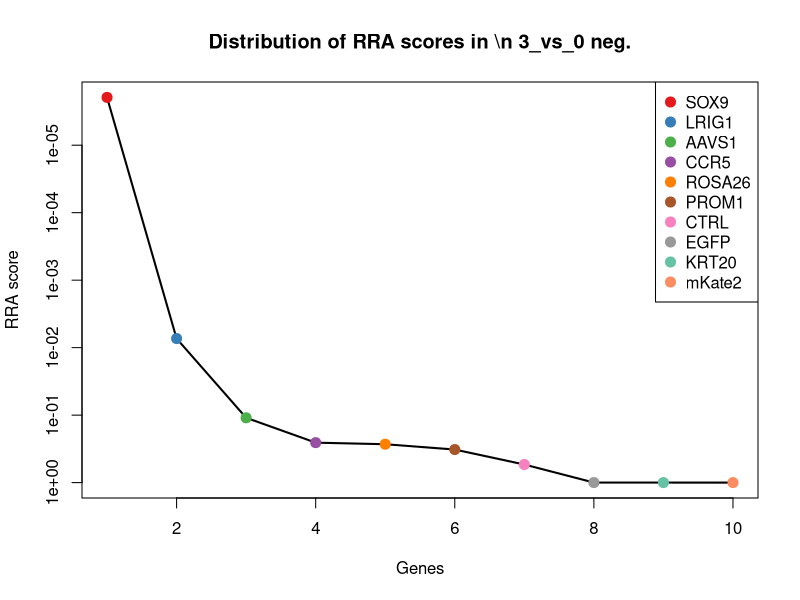
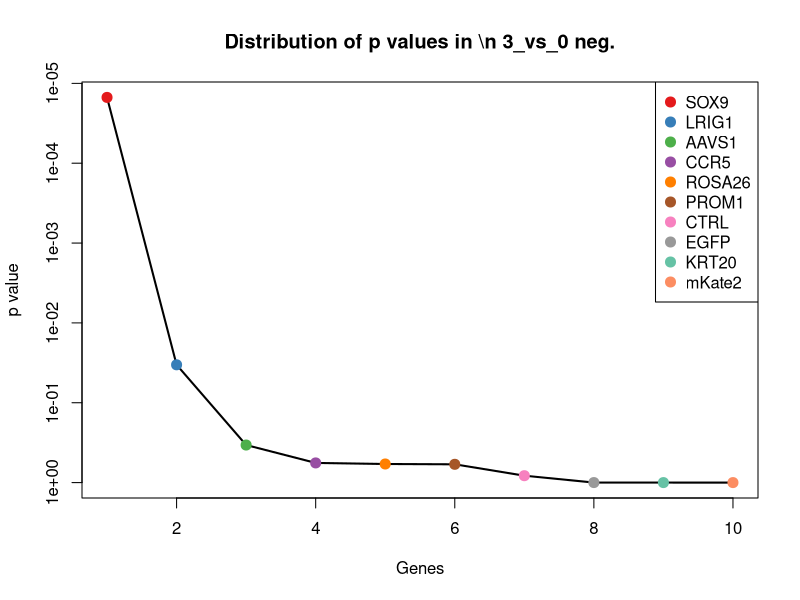
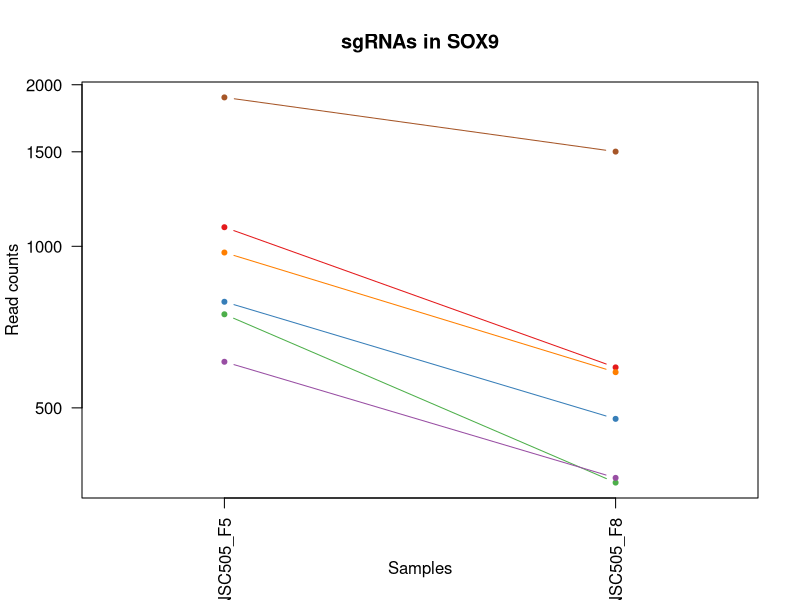
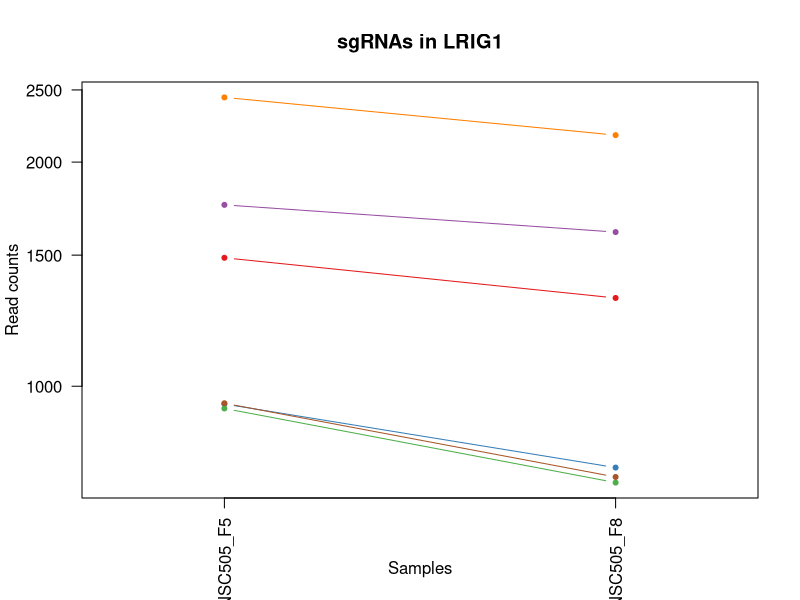
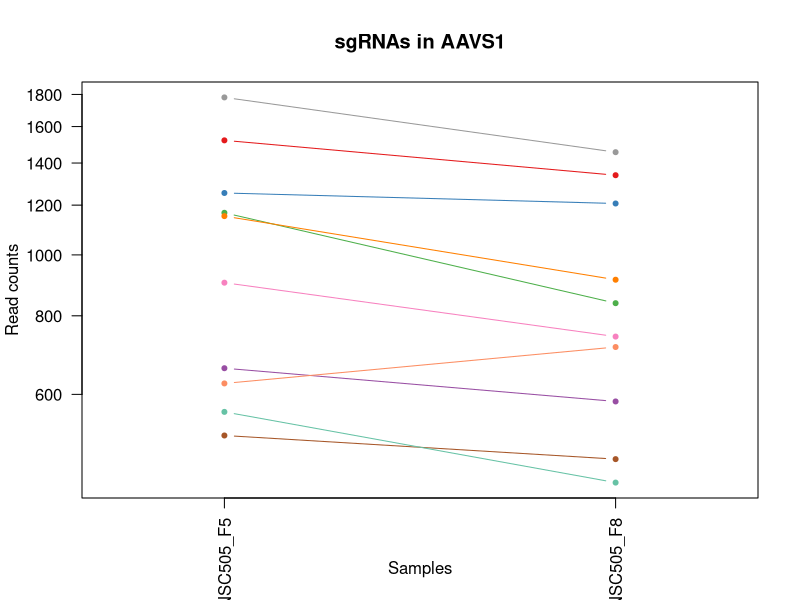
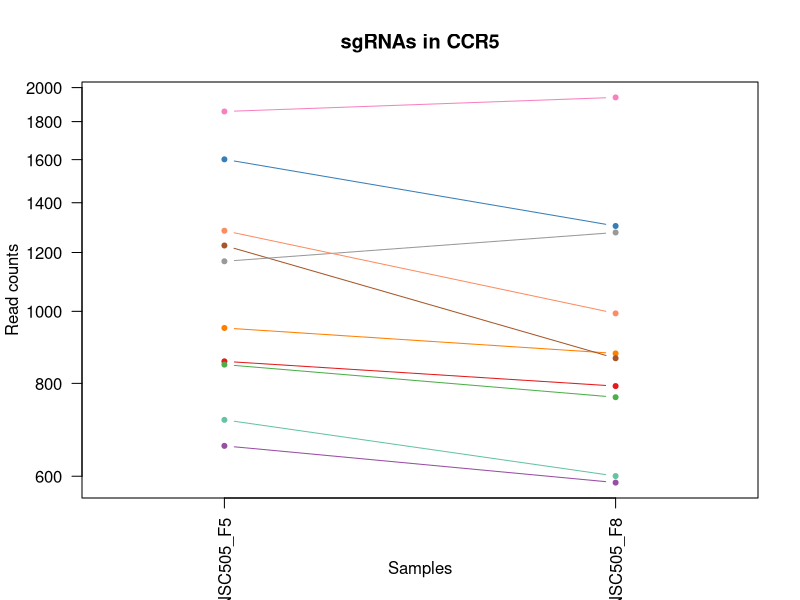
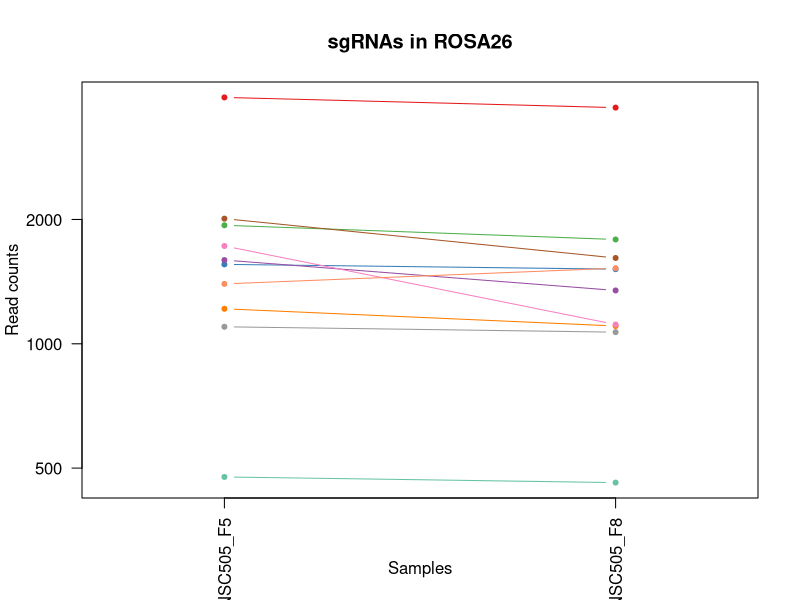
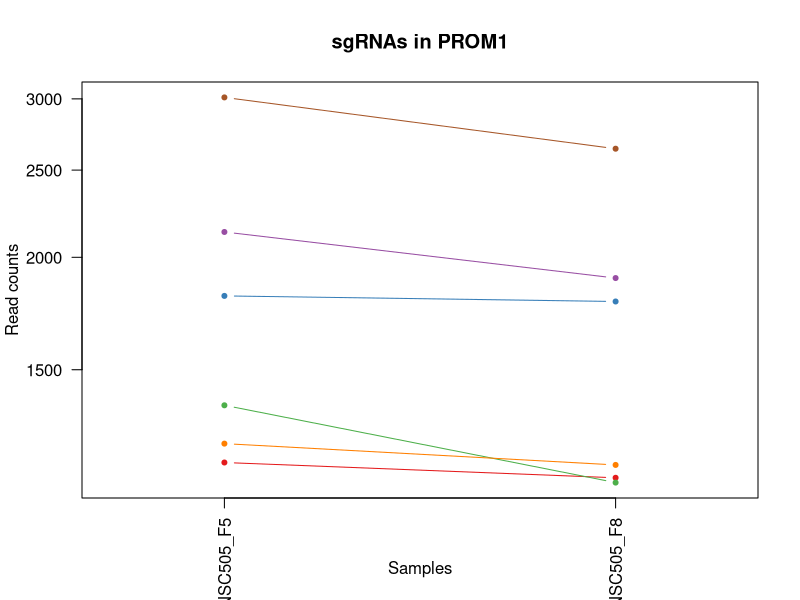

Source code (R) for these figures, in order: (Note: this script raises an error after producing the figures.)
pdf(file='S5B_c0_t3.pdf',width=4.5,height=4.5);
gstable=read.table('S5B_c0_t3.gene_summary.txt',header=T)
# 
#
# parameters
# Do not modify the variables beginning with "__"

# gstablename='__GENE_SUMMARY_FILE__'
startindex=3
# outputfile='__OUTPUT_FILE__'
targetgenelist=c("SOX9","LRIG1","AAVS1","CCR5","ROSA26","PROM1","CTRL","EGFP","KRT20","mKate2")
# samplelabel=sub('.\\w+.\\w+$','',colnames(gstable)[startindex]);
samplelabel='3_vs_0 neg.'


# You need to write some codes in front of this code:
# gstable=read.table(gstablename,header=T)
# pdf(file=outputfile,width=6,height=6)


# set up color using RColorBrewer
#library(RColorBrewer)
#colors <- brewer.pal(length(targetgenelist), "Set1")

colors=c( "#E41A1C", "#377EB8", "#4DAF4A", "#984EA3", "#FF7F00",  "#A65628", "#F781BF",
          "#999999", "#66C2A5", "#FC8D62", "#8DA0CB", "#E78AC3", "#A6D854", "#FFD92F", "#E5C494", "#B3B3B3", 
          "#8DD3C7", "#FFFFB3", "#BEBADA", "#FB8072", "#80B1D3", "#FDB462", "#B3DE69", "#FCCDE5",
          "#D9D9D9", "#BC80BD", "#CCEBC5", "#FFED6F")

######
# function definition

plotrankedvalues<-function(val, tglist, ...){
  
  plot(val,log='y',ylim=c(max(val),min(val)),type='l',lwd=2, ...)
  if(length(tglist)>0){
    for(i in 1:length(tglist)){
      targetgene=tglist[i];
      tx=which(names(val)==targetgene);ty=val[targetgene];
      points(tx,ty,col=colors[(i %% length(colors)) ],cex=2,pch=20)
      # text(tx+50,ty,targetgene,col=colors[i])
    }
    legend('topright',tglist,pch=20,pt.cex = 2,cex=1,col=colors)
  }
}



plotrandvalues<-function(val,targetgenelist, ...){
  # choose the one with the best distance distribution
  
  mindiffvalue=0;
  randval=val;
  for(i in 1:20){
    randval0=sample(val)
    vindex=sort(which(names(randval0) %in% targetgenelist))
    if(max(vindex)>0.9*length(val)){
      # print('pass...')
      next;
    }
    mindiffind=min(diff(vindex));
    if (mindiffind > mindiffvalue){
      mindiffvalue=mindiffind;
      randval=randval0;
      # print(paste('Diff: ',mindiffvalue))
    }
  }
  plot(randval,log='y',ylim=c(max(randval),min(randval)),pch=20,col='grey', ...)
  
  if(length(targetgenelist)>0){
    for(i in 1:length(targetgenelist)){
      targetgene=targetgenelist[i];
      tx=which(names(randval)==targetgene);ty=randval[targetgene];
      points(tx,ty,col=colors[(i %% length(colors)) ],cex=2,pch=20)
      text(tx+50,ty,targetgene,col=colors[i])
    }
  }
  
}




# set.seed(1235)



pvec=gstable[,startindex]
names(pvec)=gstable[,'id']
pvec=sort(pvec);

plotrankedvalues(pvec,targetgenelist,xlab='Genes',ylab='RRA score',main=paste('Distribution of RRA scores in \\n',samplelabel))

# plotrandvalues(pvec,targetgenelist,xlab='Genes',ylab='RRA score',main=paste('Distribution of RRA scores in \\n',samplelabel))


pvec=gstable[,startindex+1]
names(pvec)=gstable[,'id']
pvec=sort(pvec);

plotrankedvalues(pvec,targetgenelist,xlab='Genes',ylab='p value',main=paste('Distribution of p values in \\n',samplelabel))

# plotrandvalues(pvec,targetgenelist,xlab='Genes',ylab='p value',main=paste('Distribution of p values in \\n',samplelabel))



# you need to write after this code:
# dev.off()






# parameters
# Do not modify the variables beginning with "__"
targetmat=list(c(1084.3463757904406,593.8102033807761),c(787.2354688238598,475.97599114740336),c(746.0303065438231,361.85309268516045),c(608.3183168184372,369.27572022742015),c(972.6586990840252,581.7484336246041),c(1893.2687721301093,1500.2985919792422))
targetgene="SOX9"
collabel=c("S37_MNSC505_F5","S40_MNSC505_F8")

# set up color using RColorBrewer
#library(RColorBrewer)
#colors <- brewer.pal(length(targetgenelist), "Set1")

colors=c( "#E41A1C", "#377EB8", "#4DAF4A", "#984EA3", "#FF7F00",  "#A65628", "#F781BF",
          "#999999", "#66C2A5", "#FC8D62", "#8DA0CB", "#E78AC3", "#A6D854", "#FFD92F", "#E5C494", "#B3B3B3", 
          "#8DD3C7", "#FFFFB3", "#BEBADA", "#FB8072", "#80B1D3", "#FDB462", "#B3DE69", "#FCCDE5",
          "#D9D9D9", "#BC80BD", "#CCEBC5", "#FFED6F")


## code

targetmatvec=unlist(targetmat)+1
yrange=range(targetmatvec[targetmatvec>0]);
# yrange[1]=1; # set the minimum value to 1
for(i in 1:length(targetmat)){
  vali=targetmat[[i]]+1;
  if(i==1){
    plot(1:length(vali),vali,type='b',las=1,pch=20,main=paste('sgRNAs in',targetgene),ylab='Read counts',xlab='Samples',xlim=c(0.7,length(vali)+0.3),ylim = yrange,col=colors[(i %% length(colors))],xaxt='n',log='y')
    axis(1,at=1:length(vali),labels=(collabel),las=2)
    # lines(0:100,rep(1,101),col='black');
  }else{
    lines(1:length(vali),vali,type='b',pch=20,col=colors[(i %% length(colors))])
  }
}




# parameters
# Do not modify the variables beginning with "__"
targetmat=list(c(1486.638881208694,1312.8772465371846),c(945.5500396892642,776.5924066089212),c(932.5378831797789,741.3349257831877),c(1751.2193969015616,1609.7823482275728),c(2441.948038280072,2172.9742129965275),c(947.7187324408451,754.3245239821422))
targetgene="LRIG1"
collabel=c("S37_MNSC505_F5","S40_MNSC505_F8")

# set up color using RColorBrewer
#library(RColorBrewer)
#colors <- brewer.pal(length(targetgenelist), "Set1")

colors=c( "#E41A1C", "#377EB8", "#4DAF4A", "#984EA3", "#FF7F00",  "#A65628", "#F781BF",
          "#999999", "#66C2A5", "#FC8D62", "#8DA0CB", "#E78AC3", "#A6D854", "#FFD92F", "#E5C494", "#B3B3B3", 
          "#8DD3C7", "#FFFFB3", "#BEBADA", "#FB8072", "#80B1D3", "#FDB462", "#B3DE69", "#FCCDE5",
          "#D9D9D9", "#BC80BD", "#CCEBC5", "#FFED6F")


## code

targetmatvec=unlist(targetmat)+1
yrange=range(targetmatvec[targetmatvec>0]);
# yrange[1]=1; # set the minimum value to 1
for(i in 1:length(targetmat)){
  vali=targetmat[[i]]+1;
  if(i==1){
    plot(1:length(vali),vali,type='b',las=1,pch=20,main=paste('sgRNAs in',targetgene),ylab='Read counts',xlab='Samples',xlim=c(0.7,length(vali)+0.3),ylim = yrange,col=colors[(i %% length(colors))],xaxt='n',log='y')
    axis(1,at=1:length(vali),labels=(collabel),las=2)
    # lines(0:100,rep(1,101),col='black');
  }else{
    lines(1:length(vali),vali,type='b',pch=20,col=colors[(i %% length(colors))])
  }
}




# parameters
# Do not modify the variables beginning with "__"
targetmat=list(c(1520.2536188581978,1337.9286144923112),c(1253.5044104137494,1206.1769756172014),c(1165.6723539747236,836.9012553897813),c(659.2825964805879,583.604090510169),c(1151.575851089448,912.0553592551609),c(515.0645285004592,472.2646773762735),c(902.1761846576466,740.4070973404052),c(1779.4124026721129,1455.762826725684),c(561.6914226594482,433.2958827794101),c(623.4991660795033,712.5722440569314))
targetgene="AAVS1"
collabel=c("S37_MNSC505_F5","S40_MNSC505_F8")

# set up color using RColorBrewer
#library(RColorBrewer)
#colors <- brewer.pal(length(targetgenelist), "Set1")

colors=c( "#E41A1C", "#377EB8", "#4DAF4A", "#984EA3", "#FF7F00",  "#A65628", "#F781BF",
          "#999999", "#66C2A5", "#FC8D62", "#8DA0CB", "#E78AC3", "#A6D854", "#FFD92F", "#E5C494", "#B3B3B3", 
          "#8DD3C7", "#FFFFB3", "#BEBADA", "#FB8072", "#80B1D3", "#FDB462", "#B3DE69", "#FCCDE5",
          "#D9D9D9", "#BC80BD", "#CCEBC5", "#FFED6F")


## code

targetmatvec=unlist(targetmat)+1
yrange=range(targetmatvec[targetmatvec>0]);
# yrange[1]=1; # set the minimum value to 1
for(i in 1:length(targetmat)){
  vali=targetmat[[i]]+1;
  if(i==1){
    plot(1:length(vali),vali,type='b',las=1,pch=20,main=paste('sgRNAs in',targetgene),ylab='Read counts',xlab='Samples',xlim=c(0.7,length(vali)+0.3),ylim = yrange,col=colors[(i %% length(colors))],xaxt='n',log='y')
    axis(1,at=1:length(vali),labels=(collabel),las=2)
    # lines(0:100,rep(1,101),col='black');
  }else{
    lines(1:length(vali),vali,type='b',pch=20,col=colors[(i %% length(colors))])
  }
}




# parameters
# Do not modify the variables beginning with "__"
targetmat=list(c(855.5492904986576,792.3654901362231),c(1600.4952506666903,1301.7433052237952),c(846.8745194923341,765.4584652955317),c(658.1982501047975,587.3154042812989),c(948.8030788166355,876.7978784294272),c(1225.3114046431979,863.8082802304727),c(1856.4009953532343,1939.161445415347),c(1166.7567003505142,1275.7641088258863),c(713.4999152701099,599.3771740374709),c(1282.7817625600912,992.7764337772351))
targetgene="CCR5"
collabel=c("S37_MNSC505_F5","S40_MNSC505_F8")

# set up color using RColorBrewer
#library(RColorBrewer)
#colors <- brewer.pal(length(targetgenelist), "Set1")

colors=c( "#E41A1C", "#377EB8", "#4DAF4A", "#984EA3", "#FF7F00",  "#A65628", "#F781BF",
          "#999999", "#66C2A5", "#FC8D62", "#8DA0CB", "#E78AC3", "#A6D854", "#FFD92F", "#E5C494", "#B3B3B3", 
          "#8DD3C7", "#FFFFB3", "#BEBADA", "#FB8072", "#80B1D3", "#FDB462", "#B3DE69", "#FCCDE5",
          "#D9D9D9", "#BC80BD", "#CCEBC5", "#FFED6F")


## code

targetmatvec=unlist(targetmat)+1
yrange=range(targetmatvec[targetmatvec>0]);
# yrange[1]=1; # set the minimum value to 1
for(i in 1:length(targetmat)){
  vali=targetmat[[i]]+1;
  if(i==1){
    plot(1:length(vali),vali,type='b',las=1,pch=20,main=paste('sgRNAs in',targetgene),ylab='Read counts',xlab='Samples',xlim=c(0.7,length(vali)+0.3),ylim = yrange,col=colors[(i %% length(colors))],xaxt='n',log='y')
    axis(1,at=1:length(vali),labels=(collabel),las=2)
    # lines(0:100,rep(1,101),col='black');
  }else{
    lines(1:length(vali),vali,type='b',pch=20,col=colors[(i %% length(colors))])
  }
}




# parameters
# Do not modify the variables beginning with "__"
targetmat=list(c(3949.1895006287846,3730.798168428282),c(1556.0370492592822,1515.1438470637615),c(1935.5582807859364,1787.9254092418055),c(1593.9891724119477,1345.351242034571),c(1214.4679408852935,1103.1880184683482),c(2008.209487963896,1612.56583355592),c(1724.1107375068004,1112.4663028961727),c(1098.4428786757162,1066.0748807570496),c(474.94371259621295,460.2029076201015),c(1395.553785642297,1523.4943030488037))
targetgene="ROSA26"
collabel=c("S37_MNSC505_F5","S40_MNSC505_F8")

# set up color using RColorBrewer
#library(RColorBrewer)
#colors <- brewer.pal(length(targetgenelist), "Set1")

colors=c( "#E41A1C", "#377EB8", "#4DAF4A", "#984EA3", "#FF7F00",  "#A65628", "#F781BF",
          "#999999", "#66C2A5", "#FC8D62", "#8DA0CB", "#E78AC3", "#A6D854", "#FFD92F", "#E5C494", "#B3B3B3", 
          "#8DD3C7", "#FFFFB3", "#BEBADA", "#FB8072", "#80B1D3", "#FDB462", "#B3DE69", "#FCCDE5",
          "#D9D9D9", "#BC80BD", "#CCEBC5", "#FFED6F")


## code

targetmatvec=unlist(targetmat)+1
yrange=range(targetmatvec[targetmatvec>0]);
# yrange[1]=1; # set the minimum value to 1
for(i in 1:length(targetmat)){
  vali=targetmat[[i]]+1;
  if(i==1){
    plot(1:length(vali),vali,type='b',las=1,pch=20,main=paste('sgRNAs in',targetgene),ylab='Read counts',xlab='Samples',xlim=c(0.7,length(vali)+0.3),ylim = yrange,col=colors[(i %% length(colors))],xaxt='n',log='y')
    axis(1,at=1:length(vali),labels=(collabel),las=2)
    # lines(0:100,rep(1,101),col='black');
  }else{
    lines(1:length(vali),vali,type='b',pch=20,col=colors[(i %% length(colors))])
  }
}




# parameters
# Do not modify the variables beginning with "__"
targetmat=list(c(1181.9375496115802,1136.5898424085167),c(1810.8584475700357,1785.1419239134582),c(1368.445126247536,1122.6724157667797),c(2132.9093211797967,1895.5535086045713),c(1240.492253904264,1174.6308085625978),c(3010.145539194263,2639.6719197161065))
targetgene="PROM1"
collabel=c("S37_MNSC505_F5","S40_MNSC505_F8")

# set up color using RColorBrewer
#library(RColorBrewer)
#colors <- brewer.pal(length(targetgenelist), "Set1")

colors=c( "#E41A1C", "#377EB8", "#4DAF4A", "#984EA3", "#FF7F00",  "#A65628", "#F781BF",
          "#999999", "#66C2A5", "#FC8D62", "#8DA0CB", "#E78AC3", "#A6D854", "#FFD92F", "#E5C494", "#B3B3B3", 
          "#8DD3C7", "#FFFFB3", "#BEBADA", "#FB8072", "#80B1D3", "#FDB462", "#B3DE69", "#FCCDE5",
          "#D9D9D9", "#BC80BD", "#CCEBC5", "#FFED6F")


## code

targetmatvec=unlist(targetmat)+1
yrange=range(targetmatvec[targetmatvec>0]);
# yrange[1]=1; # set the minimum value to 1
for(i in 1:length(targetmat)){
  vali=targetmat[[i]]+1;
  if(i==1){
    plot(1:length(vali),vali,type='b',las=1,pch=20,main=paste('sgRNAs in',targetgene),ylab='Read counts',xlab='Samples',xlim=c(0.7,length(vali)+0.3),ylim = yrange,col=colors[(i %% length(colors))],xaxt='n',log='y')
    axis(1,at=1:length(vali),labels=(collabel),las=2)
    # lines(0:100,rep(1,101),col='black');
  }else{
    lines(1:length(vali),vali,type='b',pch=20,col=colors[(i %% length(colors))])
  }
}




# parameters
# Do not modify the variables beginning with "__"
targetmat=list(c(1110.3706888094111,1075.3531651848743),c(1038.8038280072421,977.9311786927157),c(3470.9927489052,3237.193436868012),c(674.463445741654,522.3674132865265),c(1211.2149017579222,1044.734826573053),c(2287.9708529178297,1932.6666463158697),c(1217.7209800126648,1239.57879955737),c(1200.3714380000176,1097.6210478116534),c(1090.8524540451833,1059.5800816575725),c(1938.8113199133077,1886.2752241767466))
targetgene="CTRL"
collabel=c("S37_MNSC505_F5","S40_MNSC505_F8")

# set up color using RColorBrewer
#library(RColorBrewer)
#colors <- brewer.pal(length(targetgenelist), "Set1")

colors=c( "#E41A1C", "#377EB8", "#4DAF4A", "#984EA3", "#FF7F00",  "#A65628", "#F781BF",
          "#999999", "#66C2A5", "#FC8D62", "#8DA0CB", "#E78AC3", "#A6D854", "#FFD92F", "#E5C494", "#B3B3B3", 
          "#8DD3C7", "#FFFFB3", "#BEBADA", "#FB8072", "#80B1D3", "#FDB462", "#B3DE69", "#FCCDE5",
          "#D9D9D9", "#BC80BD", "#CCEBC5", "#FFED6F")


## code

targetmatvec=unlist(targetmat)+1
yrange=range(targetmatvec[targetmatvec>0]);
# yrange[1]=1; # set the minimum value to 1
for(i in 1:length(targetmat)){
  vali=targetmat[[i]]+1;
  if(i==1){
    plot(1:length(vali),vali,type='b',las=1,pch=20,main=paste('sgRNAs in',targetgene),ylab='Read counts',xlab='Samples',xlim=c(0.7,length(vali)+0.3),ylim = yrange,col=colors[(i %% length(colors))],xaxt='n',log='y')
    axis(1,at=1:length(vali),labels=(collabel),las=2)
    # lines(0:100,rep(1,101),col='black');
  }else{
    lines(1:length(vali),vali,type='b',pch=20,col=colors[(i %% length(colors))])
  }
}




# parameters
# Do not modify the variables beginning with "__"
targetmat=list(c(1400.9755175212492,1436.2784294272521),c(1661.2186477109549,1721.1217613614683),c(782.8980833206981,1072.5696798565268),c(866.3927542565621,874.0143931010798),c(1558.205742010863,1584.7309802724462),c(1661.2186477109549,1780.502781699546))
targetgene="EGFP"
collabel=c("S37_MNSC505_F5","S40_MNSC505_F8")

# set up color using RColorBrewer
#library(RColorBrewer)
#colors <- brewer.pal(length(targetgenelist), "Set1")

colors=c( "#E41A1C", "#377EB8", "#4DAF4A", "#984EA3", "#FF7F00",  "#A65628", "#F781BF",
          "#999999", "#66C2A5", "#FC8D62", "#8DA0CB", "#E78AC3", "#A6D854", "#FFD92F", "#E5C494", "#B3B3B3", 
          "#8DD3C7", "#FFFFB3", "#BEBADA", "#FB8072", "#80B1D3", "#FDB462", "#B3DE69", "#FCCDE5",
          "#D9D9D9", "#BC80BD", "#CCEBC5", "#FFED6F")


## code

targetmatvec=unlist(targetmat)+1
yrange=range(targetmatvec[targetmatvec>0]);
# yrange[1]=1; # set the minimum value to 1
for(i in 1:length(targetmat)){
  vali=targetmat[[i]]+1;
  if(i==1){
    plot(1:length(vali),vali,type='b',las=1,pch=20,main=paste('sgRNAs in',targetgene),ylab='Read counts',xlab='Samples',xlim=c(0.7,length(vali)+0.3),ylim = yrange,col=colors[(i %% length(colors))],xaxt='n',log='y')
    axis(1,at=1:length(vali),labels=(collabel),las=2)
    # lines(0:100,rep(1,101),col='black');
  }else{
    lines(1:length(vali),vali,type='b',pch=20,col=colors[(i %% length(colors))])
  }
}




# parameters
# Do not modify the variables beginning with "__"
targetmat=list(c(2908.2169798699615,3458.944434693021),c(3890.634796336101,4872.954981493494),c(3289.9069041481966,4136.259197924219),c(1500.7353840939697,1963.284984927691),c(4748.352779586339,6453.974647994811),c(2490.743625190642,2710.1868813675733))
targetgene="KRT20"
collabel=c("S37_MNSC505_F5","S40_MNSC505_F8")

# set up color using RColorBrewer
#library(RColorBrewer)
#colors <- brewer.pal(length(targetgenelist), "Set1")

colors=c( "#E41A1C", "#377EB8", "#4DAF4A", "#984EA3", "#FF7F00",  "#A65628", "#F781BF",
          "#999999", "#66C2A5", "#FC8D62", "#8DA0CB", "#E78AC3", "#A6D854", "#FFD92F", "#E5C494", "#B3B3B3", 
          "#8DD3C7", "#FFFFB3", "#BEBADA", "#FB8072", "#80B1D3", "#FDB462", "#B3DE69", "#FCCDE5",
          "#D9D9D9", "#BC80BD", "#CCEBC5", "#FFED6F")


## code

targetmatvec=unlist(targetmat)+1
yrange=range(targetmatvec[targetmatvec>0]);
# yrange[1]=1; # set the minimum value to 1
for(i in 1:length(targetmat)){
  vali=targetmat[[i]]+1;
  if(i==1){
    plot(1:length(vali),vali,type='b',las=1,pch=20,main=paste('sgRNAs in',targetgene),ylab='Read counts',xlab='Samples',xlim=c(0.7,length(vali)+0.3),ylim = yrange,col=colors[(i %% length(colors))],xaxt='n',log='y')
    axis(1,at=1:length(vali),labels=(collabel),las=2)
    # lines(0:100,rep(1,101),col='black');
  }else{
    lines(1:length(vali),vali,type='b',pch=20,col=colors[(i %% length(colors))])
  }
}




# parameters
# Do not modify the variables beginning with "__"
targetmat=list(c(2315.079512312591,3260.389147937574),c(2977.61514792055,3892.240317472431),c(2645.805156928675,3453.3774640363263),c(1634.109988316194,2033.7999465791581),c(2297.7299702999435,2696.2694547258366),c(4127.022306258416,5155.942656542145))
targetgene="mKate2"
collabel=c("S37_MNSC505_F5","S40_MNSC505_F8")

# set up color using RColorBrewer
#library(RColorBrewer)
#colors <- brewer.pal(length(targetgenelist), "Set1")

colors=c( "#E41A1C", "#377EB8", "#4DAF4A", "#984EA3", "#FF7F00",  "#A65628", "#F781BF",
          "#999999", "#66C2A5", "#FC8D62", "#8DA0CB", "#E78AC3", "#A6D854", "#FFD92F", "#E5C494", "#B3B3B3", 
          "#8DD3C7", "#FFFFB3", "#BEBADA", "#FB8072", "#80B1D3", "#FDB462", "#B3DE69", "#FCCDE5",
          "#D9D9D9", "#BC80BD", "#CCEBC5", "#FFED6F")


## code

targetmatvec=unlist(targetmat)+1
yrange=range(targetmatvec[targetmatvec>0]);
# yrange[1]=1; # set the minimum value to 1
for(i in 1:length(targetmat)){
  vali=targetmat[[i]]+1;
  if(i==1){
    plot(1:length(vali),vali,type='b',las=1,pch=20,main=paste('sgRNAs in',targetgene),ylab='Read counts',xlab='Samples',xlim=c(0.7,length(vali)+0.3),ylim = yrange,col=colors[(i %% length(colors))],xaxt='n',log='y')
    axis(1,at=1:length(vali),labels=(collabel),las=2)
    # lines(0:100,rep(1,101),col='black');
  }else{
    lines(1:length(vali),vali,type='b',pch=20,col=colors[(i %% length(colors))])
  }
}



# 
#
# parameters
# Do not modify the variables beginning with "__"

# gstablename='__GENE_SUMMARY_FILE__'
startindex=9
# outputfile='__OUTPUT_FILE__'
targetgenelist=c("EGFP","mKate2","KRT20","AAVS1","CCR5","ROSA26","PROM1","CTRL","LRIG1","SOX9")
# samplelabel=sub('.\\w+.\\w+$','',colnames(gstable)[startindex]);
samplelabel='3_vs_0 pos.'


# You need to write some codes in front of this code:
# gstable=read.table(gstablename,header=T)
# pdf(file=outputfile,width=6,height=6)


# set up color using RColorBrewer
#library(RColorBrewer)
#colors <- brewer.pal(length(targetgenelist), "Set1")

colors=c( "#E41A1C", "#377EB8", "#4DAF4A", "#984EA3", "#FF7F00",  "#A65628", "#F781BF",
          "#999999", "#66C2A5", "#FC8D62", "#8DA0CB", "#E78AC3", "#A6D854", "#FFD92F", "#E5C494", "#B3B3B3", 
          "#8DD3C7", "#FFFFB3", "#BEBADA", "#FB8072", "#80B1D3", "#FDB462", "#B3DE69", "#FCCDE5",
          "#D9D9D9", "#BC80BD", "#CCEBC5", "#FFED6F")

######
# function definition

plotrankedvalues<-function(val, tglist, ...){
  
  plot(val,log='y',ylim=c(max(val),min(val)),type='l',lwd=2, ...)
  if(length(tglist)>0){
    for(i in 1:length(tglist)){
      targetgene=tglist[i];
      tx=which(names(val)==targetgene);ty=val[targetgene];
      points(tx,ty,col=colors[(i %% length(colors)) ],cex=2,pch=20)
      # text(tx+50,ty,targetgene,col=colors[i])
    }
    legend('topright',tglist,pch=20,pt.cex = 2,cex=1,col=colors)
  }
}



plotrandvalues<-function(val,targetgenelist, ...){
  # choose the one with the best distance distribution
  
  mindiffvalue=0;
  randval=val;
  for(i in 1:20){
    randval0=sample(val)
    vindex=sort(which(names(randval0) %in% targetgenelist))
    if(max(vindex)>0.9*length(val)){
      # print('pass...')
      next;
    }
    mindiffind=min(diff(vindex));
    if (mindiffind > mindiffvalue){
      mindiffvalue=mindiffind;
      randval=randval0;
      # print(paste('Diff: ',mindiffvalue))
    }
  }
  plot(randval,log='y',ylim=c(max(randval),min(randval)),pch=20,col='grey', ...)
  
  if(length(targetgenelist)>0){
    for(i in 1:length(targetgenelist)){
      targetgene=targetgenelist[i];
      tx=which(names(randval)==targetgene);ty=randval[targetgene];
      points(tx,ty,col=colors[(i %% length(colors)) ],cex=2,pch=20)
      text(tx+50,ty,targetgene,col=colors[i])
    }
  }
  
}




# set.seed(1235)



pvec=gstable[,startindex]
names(pvec)=gstable[,'id']
pvec=sort(pvec);

plotrankedvalues(pvec,targetgenelist,xlab='Genes',ylab='RRA score',main=paste('Distribution of RRA scores in \\n',samplelabel))

# plotrandvalues(pvec,targetgenelist,xlab='Genes',ylab='RRA score',main=paste('Distribution of RRA scores in \\n',samplelabel))


pvec=gstable[,startindex+1]
names(pvec)=gstable[,'id']
pvec=sort(pvec);

plotrankedvalues(pvec,targetgenelist,xlab='Genes',ylab='p value',main=paste('Distribution of p values in \\n',samplelabel))

# plotrandvalues(pvec,targetgenelist,xlab='Genes',ylab='p value',main=paste('Distribution of p values in \\n',samplelabel))



# you need to write after this code:
# dev.off()






# parameters
# Do not modify the variables beginning with "__"
targetmat=list(c(1400.9755175212492,1436.2784294272521),c(1661.2186477109549,1721.1217613614683),c(782.8980833206981,1072.5696798565268),c(866.3927542565621,874.0143931010798),c(1558.205742010863,1584.7309802724462),c(1661.2186477109549,1780.502781699546))
targetgene="EGFP"
collabel=c("S37_MNSC505_F5","S40_MNSC505_F8")

# set up color using RColorBrewer
#library(RColorBrewer)
#colors <- brewer.pal(length(targetgenelist), "Set1")

colors=c( "#E41A1C", "#377EB8", "#4DAF4A", "#984EA3", "#FF7F00",  "#A65628", "#F781BF",
          "#999999", "#66C2A5", "#FC8D62", "#8DA0CB", "#E78AC3", "#A6D854", "#FFD92F", "#E5C494", "#B3B3B3", 
          "#8DD3C7", "#FFFFB3", "#BEBADA", "#FB8072", "#80B1D3", "#FDB462", "#B3DE69", "#FCCDE5",
          "#D9D9D9", "#BC80BD", "#CCEBC5", "#FFED6F")


## code

targetmatvec=unlist(targetmat)+1
yrange=range(targetmatvec[targetmatvec>0]);
# yrange[1]=1; # set the minimum value to 1
for(i in 1:length(targetmat)){
  vali=targetmat[[i]]+1;
  if(i==1){
    plot(1:length(vali),vali,type='b',las=1,pch=20,main=paste('sgRNAs in',targetgene),ylab='Read counts',xlab='Samples',xlim=c(0.7,length(vali)+0.3),ylim = yrange,col=colors[(i %% length(colors))],xaxt='n',log='y')
    axis(1,at=1:length(vali),labels=(collabel),las=2)
    # lines(0:100,rep(1,101),col='black');
  }else{
    lines(1:length(vali),vali,type='b',pch=20,col=colors[(i %% length(colors))])
  }
}




# parameters
# Do not modify the variables beginning with "__"
targetmat=list(c(2315.079512312591,3260.389147937574),c(2977.61514792055,3892.240317472431),c(2645.805156928675,3453.3774640363263),c(1634.109988316194,2033.7999465791581),c(2297.7299702999435,2696.2694547258366),c(4127.022306258416,5155.942656542145))
targetgene="mKate2"
collabel=c("S37_MNSC505_F5","S40_MNSC505_F8")

# set up color using RColorBrewer
#library(RColorBrewer)
#colors <- brewer.pal(length(targetgenelist), "Set1")

colors=c( "#E41A1C", "#377EB8", "#4DAF4A", "#984EA3", "#FF7F00",  "#A65628", "#F781BF",
          "#999999", "#66C2A5", "#FC8D62", "#8DA0CB", "#E78AC3", "#A6D854", "#FFD92F", "#E5C494", "#B3B3B3", 
          "#8DD3C7", "#FFFFB3", "#BEBADA", "#FB8072", "#80B1D3", "#FDB462", "#B3DE69", "#FCCDE5",
          "#D9D9D9", "#BC80BD", "#CCEBC5", "#FFED6F")


## code

targetmatvec=unlist(targetmat)+1
yrange=range(targetmatvec[targetmatvec>0]);
# yrange[1]=1; # set the minimum value to 1
for(i in 1:length(targetmat)){
  vali=targetmat[[i]]+1;
  if(i==1){
    plot(1:length(vali),vali,type='b',las=1,pch=20,main=paste('sgRNAs in',targetgene),ylab='Read counts',xlab='Samples',xlim=c(0.7,length(vali)+0.3),ylim = yrange,col=colors[(i %% length(colors))],xaxt='n',log='y')
    axis(1,at=1:length(vali),labels=(collabel),las=2)
    # lines(0:100,rep(1,101),col='black');
  }else{
    lines(1:length(vali),vali,type='b',pch=20,col=colors[(i %% length(colors))])
  }
}




# parameters
# Do not modify the variables beginning with "__"
targetmat=list(c(2908.2169798699615,3458.944434693021),c(3890.634796336101,4872.954981493494),c(3289.9069041481966,4136.259197924219),c(1500.7353840939697,1963.284984927691),c(4748.352779586339,6453.974647994811),c(2490.743625190642,2710.1868813675733))
targetgene="KRT20"
collabel=c("S37_MNSC505_F5","S40_MNSC505_F8")

# set up color using RColorBrewer
#library(RColorBrewer)
#colors <- brewer.pal(length(targetgenelist), "Set1")

colors=c( "#E41A1C", "#377EB8", "#4DAF4A", "#984EA3", "#FF7F00",  "#A65628", "#F781BF",
          "#999999", "#66C2A5", "#FC8D62", "#8DA0CB", "#E78AC3", "#A6D854", "#FFD92F", "#E5C494", "#B3B3B3", 
          "#8DD3C7", "#FFFFB3", "#BEBADA", "#FB8072", "#80B1D3", "#FDB462", "#B3DE69", "#FCCDE5",
          "#D9D9D9", "#BC80BD", "#CCEBC5", "#FFED6F")


## code

targetmatvec=unlist(targetmat)+1
yrange=range(targetmatvec[targetmatvec>0]);
# yrange[1]=1; # set the minimum value to 1
for(i in 1:length(targetmat)){
  vali=targetmat[[i]]+1;
  if(i==1){
    plot(1:length(vali),vali,type='b',las=1,pch=20,main=paste('sgRNAs in',targetgene),ylab='Read counts',xlab='Samples',xlim=c(0.7,length(vali)+0.3),ylim = yrange,col=colors[(i %% length(colors))],xaxt='n',log='y')
    axis(1,at=1:length(vali),labels=(collabel),las=2)
    # lines(0:100,rep(1,101),col='black');
  }else{
    lines(1:length(vali),vali,type='b',pch=20,col=colors[(i %% length(colors))])
  }
}




# parameters
# Do not modify the variables beginning with "__"
targetmat=list(c(1520.2536188581978,1337.9286144923112),c(1253.5044104137494,1206.1769756172014),c(1165.6723539747236,836.9012553897813),c(659.2825964805879,583.604090510169),c(1151.575851089448,912.0553592551609),c(515.0645285004592,472.2646773762735),c(902.1761846576466,740.4070973404052),c(1779.4124026721129,1455.762826725684),c(561.6914226594482,433.2958827794101),c(623.4991660795033,712.5722440569314))
targetgene="AAVS1"
collabel=c("S37_MNSC505_F5","S40_MNSC505_F8")

# set up color using RColorBrewer
#library(RColorBrewer)
#colors <- brewer.pal(length(targetgenelist), "Set1")

colors=c( "#E41A1C", "#377EB8", "#4DAF4A", "#984EA3", "#FF7F00",  "#A65628", "#F781BF",
          "#999999", "#66C2A5", "#FC8D62", "#8DA0CB", "#E78AC3", "#A6D854", "#FFD92F", "#E5C494", "#B3B3B3", 
          "#8DD3C7", "#FFFFB3", "#BEBADA", "#FB8072", "#80B1D3", "#FDB462", "#B3DE69", "#FCCDE5",
          "#D9D9D9", "#BC80BD", "#CCEBC5", "#FFED6F")


## code

targetmatvec=unlist(targetmat)+1
yrange=range(targetmatvec[targetmatvec>0]);
# yrange[1]=1; # set the minimum value to 1
for(i in 1:length(targetmat)){
  vali=targetmat[[i]]+1;
  if(i==1){
    plot(1:length(vali),vali,type='b',las=1,pch=20,main=paste('sgRNAs in',targetgene),ylab='Read counts',xlab='Samples',xlim=c(0.7,length(vali)+0.3),ylim = yrange,col=colors[(i %% length(colors))],xaxt='n',log='y')
    axis(1,at=1:length(vali),labels=(collabel),las=2)
    # lines(0:100,rep(1,101),col='black');
  }else{
    lines(1:length(vali),vali,type='b',pch=20,col=colors[(i %% length(colors))])
  }
}




# parameters
# Do not modify the variables beginning with "__"
targetmat=list(c(855.5492904986576,792.3654901362231),c(1600.4952506666903,1301.7433052237952),c(846.8745194923341,765.4584652955317),c(658.1982501047975,587.3154042812989),c(948.8030788166355,876.7978784294272),c(1225.3114046431979,863.8082802304727),c(1856.4009953532343,1939.161445415347),c(1166.7567003505142,1275.7641088258863),c(713.4999152701099,599.3771740374709),c(1282.7817625600912,992.7764337772351))
targetgene="CCR5"
collabel=c("S37_MNSC505_F5","S40_MNSC505_F8")

# set up color using RColorBrewer
#library(RColorBrewer)
#colors <- brewer.pal(length(targetgenelist), "Set1")

colors=c( "#E41A1C", "#377EB8", "#4DAF4A", "#984EA3", "#FF7F00",  "#A65628", "#F781BF",
          "#999999", "#66C2A5", "#FC8D62", "#8DA0CB", "#E78AC3", "#A6D854", "#FFD92F", "#E5C494", "#B3B3B3", 
          "#8DD3C7", "#FFFFB3", "#BEBADA", "#FB8072", "#80B1D3", "#FDB462", "#B3DE69", "#FCCDE5",
          "#D9D9D9", "#BC80BD", "#CCEBC5", "#FFED6F")


## code

targetmatvec=unlist(targetmat)+1
yrange=range(targetmatvec[targetmatvec>0]);
# yrange[1]=1; # set the minimum value to 1
for(i in 1:length(targetmat)){
  vali=targetmat[[i]]+1;
  if(i==1){
    plot(1:length(vali),vali,type='b',las=1,pch=20,main=paste('sgRNAs in',targetgene),ylab='Read counts',xlab='Samples',xlim=c(0.7,length(vali)+0.3),ylim = yrange,col=colors[(i %% length(colors))],xaxt='n',log='y')
    axis(1,at=1:length(vali),labels=(collabel),las=2)
    # lines(0:100,rep(1,101),col='black');
  }else{
    lines(1:length(vali),vali,type='b',pch=20,col=colors[(i %% length(colors))])
  }
}




# parameters
# Do not modify the variables beginning with "__"
targetmat=list(c(3949.1895006287846,3730.798168428282),c(1556.0370492592822,1515.1438470637615),c(1935.5582807859364,1787.9254092418055),c(1593.9891724119477,1345.351242034571),c(1214.4679408852935,1103.1880184683482),c(2008.209487963896,1612.56583355592),c(1724.1107375068004,1112.4663028961727),c(1098.4428786757162,1066.0748807570496),c(474.94371259621295,460.2029076201015),c(1395.553785642297,1523.4943030488037))
targetgene="ROSA26"
collabel=c("S37_MNSC505_F5","S40_MNSC505_F8")

# set up color using RColorBrewer
#library(RColorBrewer)
#colors <- brewer.pal(length(targetgenelist), "Set1")

colors=c( "#E41A1C", "#377EB8", "#4DAF4A", "#984EA3", "#FF7F00",  "#A65628", "#F781BF",
          "#999999", "#66C2A5", "#FC8D62", "#8DA0CB", "#E78AC3", "#A6D854", "#FFD92F", "#E5C494", "#B3B3B3", 
          "#8DD3C7", "#FFFFB3", "#BEBADA", "#FB8072", "#80B1D3", "#FDB462", "#B3DE69", "#FCCDE5",
          "#D9D9D9", "#BC80BD", "#CCEBC5", "#FFED6F")


## code

targetmatvec=unlist(targetmat)+1
yrange=range(targetmatvec[targetmatvec>0]);
# yrange[1]=1; # set the minimum value to 1
for(i in 1:length(targetmat)){
  vali=targetmat[[i]]+1;
  if(i==1){
    plot(1:length(vali),vali,type='b',las=1,pch=20,main=paste('sgRNAs in',targetgene),ylab='Read counts',xlab='Samples',xlim=c(0.7,length(vali)+0.3),ylim = yrange,col=colors[(i %% length(colors))],xaxt='n',log='y')
    axis(1,at=1:length(vali),labels=(collabel),las=2)
    # lines(0:100,rep(1,101),col='black');
  }else{
    lines(1:length(vali),vali,type='b',pch=20,col=colors[(i %% length(colors))])
  }
}




# parameters
# Do not modify the variables beginning with "__"
targetmat=list(c(1181.9375496115802,1136.5898424085167),c(1810.8584475700357,1785.1419239134582),c(1368.445126247536,1122.6724157667797),c(2132.9093211797967,1895.5535086045713),c(1240.492253904264,1174.6308085625978),c(3010.145539194263,2639.6719197161065))
targetgene="PROM1"
collabel=c("S37_MNSC505_F5","S40_MNSC505_F8")

# set up color using RColorBrewer
#library(RColorBrewer)
#colors <- brewer.pal(length(targetgenelist), "Set1")

colors=c( "#E41A1C", "#377EB8", "#4DAF4A", "#984EA3", "#FF7F00",  "#A65628", "#F781BF",
          "#999999", "#66C2A5", "#FC8D62", "#8DA0CB", "#E78AC3", "#A6D854", "#FFD92F", "#E5C494", "#B3B3B3", 
          "#8DD3C7", "#FFFFB3", "#BEBADA", "#FB8072", "#80B1D3", "#FDB462", "#B3DE69", "#FCCDE5",
          "#D9D9D9", "#BC80BD", "#CCEBC5", "#FFED6F")


## code

targetmatvec=unlist(targetmat)+1
yrange=range(targetmatvec[targetmatvec>0]);
# yrange[1]=1; # set the minimum value to 1
for(i in 1:length(targetmat)){
  vali=targetmat[[i]]+1;
  if(i==1){
    plot(1:length(vali),vali,type='b',las=1,pch=20,main=paste('sgRNAs in',targetgene),ylab='Read counts',xlab='Samples',xlim=c(0.7,length(vali)+0.3),ylim = yrange,col=colors[(i %% length(colors))],xaxt='n',log='y')
    axis(1,at=1:length(vali),labels=(collabel),las=2)
    # lines(0:100,rep(1,101),col='black');
  }else{
    lines(1:length(vali),vali,type='b',pch=20,col=colors[(i %% length(colors))])
  }
}




# parameters
# Do not modify the variables beginning with "__"
targetmat=list(c(1110.3706888094111,1075.3531651848743),c(1038.8038280072421,977.9311786927157),c(3470.9927489052,3237.193436868012),c(674.463445741654,522.3674132865265),c(1211.2149017579222,1044.734826573053),c(2287.9708529178297,1932.6666463158697),c(1217.7209800126648,1239.57879955737),c(1200.3714380000176,1097.6210478116534),c(1090.8524540451833,1059.5800816575725),c(1938.8113199133077,1886.2752241767466))
targetgene="CTRL"
collabel=c("S37_MNSC505_F5","S40_MNSC505_F8")

# set up color using RColorBrewer
#library(RColorBrewer)
#colors <- brewer.pal(length(targetgenelist), "Set1")

colors=c( "#E41A1C", "#377EB8", "#4DAF4A", "#984EA3", "#FF7F00",  "#A65628", "#F781BF",
          "#999999", "#66C2A5", "#FC8D62", "#8DA0CB", "#E78AC3", "#A6D854", "#FFD92F", "#E5C494", "#B3B3B3", 
          "#8DD3C7", "#FFFFB3", "#BEBADA", "#FB8072", "#80B1D3", "#FDB462", "#B3DE69", "#FCCDE5",
          "#D9D9D9", "#BC80BD", "#CCEBC5", "#FFED6F")


## code

targetmatvec=unlist(targetmat)+1
yrange=range(targetmatvec[targetmatvec>0]);
# yrange[1]=1; # set the minimum value to 1
for(i in 1:length(targetmat)){
  vali=targetmat[[i]]+1;
  if(i==1){
    plot(1:length(vali),vali,type='b',las=1,pch=20,main=paste('sgRNAs in',targetgene),ylab='Read counts',xlab='Samples',xlim=c(0.7,length(vali)+0.3),ylim = yrange,col=colors[(i %% length(colors))],xaxt='n',log='y')
    axis(1,at=1:length(vali),labels=(collabel),las=2)
    # lines(0:100,rep(1,101),col='black');
  }else{
    lines(1:length(vali),vali,type='b',pch=20,col=colors[(i %% length(colors))])
  }
}




# parameters
# Do not modify the variables beginning with "__"
targetmat=list(c(1486.638881208694,1312.8772465371846),c(945.5500396892642,776.5924066089212),c(932.5378831797789,741.3349257831877),c(1751.2193969015616,1609.7823482275728),c(2441.948038280072,2172.9742129965275),c(947.7187324408451,754.3245239821422))
targetgene="LRIG1"
collabel=c("S37_MNSC505_F5","S40_MNSC505_F8")

# set up color using RColorBrewer
#library(RColorBrewer)
#colors <- brewer.pal(length(targetgenelist), "Set1")

colors=c( "#E41A1C", "#377EB8", "#4DAF4A", "#984EA3", "#FF7F00",  "#A65628", "#F781BF",
          "#999999", "#66C2A5", "#FC8D62", "#8DA0CB", "#E78AC3", "#A6D854", "#FFD92F", "#E5C494", "#B3B3B3", 
          "#8DD3C7", "#FFFFB3", "#BEBADA", "#FB8072", "#80B1D3", "#FDB462", "#B3DE69", "#FCCDE5",
          "#D9D9D9", "#BC80BD", "#CCEBC5", "#FFED6F")


## code

targetmatvec=unlist(targetmat)+1
yrange=range(targetmatvec[targetmatvec>0]);
# yrange[1]=1; # set the minimum value to 1
for(i in 1:length(targetmat)){
  vali=targetmat[[i]]+1;
  if(i==1){
    plot(1:length(vali),vali,type='b',las=1,pch=20,main=paste('sgRNAs in',targetgene),ylab='Read counts',xlab='Samples',xlim=c(0.7,length(vali)+0.3),ylim = yrange,col=colors[(i %% length(colors))],xaxt='n',log='y')
    axis(1,at=1:length(vali),labels=(collabel),las=2)
    # lines(0:100,rep(1,101),col='black');
  }else{
    lines(1:length(vali),vali,type='b',pch=20,col=colors[(i %% length(colors))])
  }
}




# parameters
# Do not modify the variables beginning with "__"
targetmat=list(c(1084.3463757904406,593.8102033807761),c(787.2354688238598,475.97599114740336),c(746.0303065438231,361.85309268516045),c(608.3183168184372,369.27572022742015),c(972.6586990840252,581.7484336246041),c(1893.2687721301093,1500.2985919792422))
targetgene="SOX9"
collabel=c("S37_MNSC505_F5","S40_MNSC505_F8")

# set up color using RColorBrewer
#library(RColorBrewer)
#colors <- brewer.pal(length(targetgenelist), "Set1")

colors=c( "#E41A1C", "#377EB8", "#4DAF4A", "#984EA3", "#FF7F00",  "#A65628", "#F781BF",
          "#999999", "#66C2A5", "#FC8D62", "#8DA0CB", "#E78AC3", "#A6D854", "#FFD92F", "#E5C494", "#B3B3B3", 
          "#8DD3C7", "#FFFFB3", "#BEBADA", "#FB8072", "#80B1D3", "#FDB462", "#B3DE69", "#FCCDE5",
          "#D9D9D9", "#BC80BD", "#CCEBC5", "#FFED6F")


## code

targetmatvec=unlist(targetmat)+1
yrange=range(targetmatvec[targetmatvec>0]);
# yrange[1]=1; # set the minimum value to 1
for(i in 1:length(targetmat)){
  vali=targetmat[[i]]+1;
  if(i==1){
    plot(1:length(vali),vali,type='b',las=1,pch=20,main=paste('sgRNAs in',targetgene),ylab='Read counts',xlab='Samples',xlim=c(0.7,length(vali)+0.3),ylim = yrange,col=colors[(i %% length(colors))],xaxt='n',log='y')
    axis(1,at=1:length(vali),labels=(collabel),las=2)
    # lines(0:100,rep(1,101),col='black');
  }else{
    lines(1:length(vali),vali,type='b',pch=20,col=colors[(i %% length(colors))])
  }
}



dev.off()
Sweave("S5B_c0_t3_summary.Rnw");
library(tools);

texi2dvi("S5B_c0_t3_summary.tex",pdf=TRUE);
